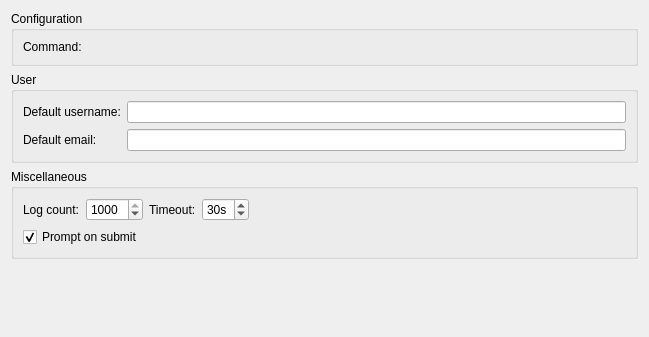
<?xml version="1.0" encoding="UTF-8"?>
<ui version="4.0">
 <class>Bazaar::Internal::OptionsPage</class>
 <widget class="QWidget" name="Bazaar::Internal::OptionsPage">
  <property name="geometry">
   <rect>
    <x>0</x>
    <y>0</y>
    <width>649</width>
    <height>337</height>
   </rect>
  </property>
  <property name="windowTitle">
   <string>Form</string>
  </property>
  <layout class="QVBoxLayout" name="verticalLayout">
   <item>
    <widget class="QGroupBox" name="configGroupBox">
     <property name="title">
      <string>Configuration</string>
     </property>
     <layout class="QFormLayout" name="formLayout_3">
      <item row="0" column="0">
       <widget class="QLabel" name="commandLabel">
        <property name="text">
         <string>Command:</string>
        </property>
       </widget>
      </item>
      <item row="0" column="1">
       <widget class="Utils::PathChooser" name="commandChooser" native="true"/>
      </item>
     </layout>
    </widget>
   </item>
   <item>
    <widget class="QGroupBox" name="userGroupBox">
     <property name="title">
      <string>User</string>
     </property>
     <layout class="QFormLayout" name="formLayout">
      <item row="0" column="0">
       <widget class="QLabel" name="defaultUsernameLabel">
        <property name="toolTip">
         <string>Username to use by default on commit.</string>
        </property>
        <property name="text">
         <string>Default username:</string>
        </property>
       </widget>
      </item>
      <item row="0" column="1">
       <widget class="QLineEdit" name="defaultUsernameLineEdit">
        <property name="toolTip">
         <string>Username to use by default on commit.</string>
        </property>
       </widget>
      </item>
      <item row="1" column="0">
       <widget class="QLabel" name="defaultEmailLabel">
        <property name="toolTip">
         <string>Email to use by default on commit.</string>
        </property>
        <property name="text">
         <string>Default email:</string>
        </property>
       </widget>
      </item>
      <item row="1" column="1">
       <widget class="QLineEdit" name="defaultEmailLineEdit">
        <property name="toolTip">
         <string>Email to use by default on commit.</string>
        </property>
       </widget>
      </item>
     </layout>
    </widget>
   </item>
   <item>
    <widget class="QGroupBox" name="miscGroupBox">
     <property name="title">
      <string>Miscellaneous</string>
     </property>
     <layout class="QGridLayout" name="gridLayout">
      <item row="0" column="0">
       <widget class="QLabel" name="showLogEntriesLabel">
        <property name="text">
         <string>Log count:</string>
        </property>
       </widget>
      </item>
      <item row="0" column="1">
       <widget class="QSpinBox" name="logEntriesCount">
        <property name="toolTip">
         <string>The number of recent commit logs to show. Choose 0 to see all entries.</string>
        </property>
        <property name="maximum">
         <number>1000</number>
        </property>
        <property name="value">
         <number>1000</number>
        </property>
       </widget>
      </item>
      <item row="0" column="2">
       <widget class="QLabel" name="timeoutSecondsLabel">
        <property name="text">
         <string>Timeout:</string>
        </property>
       </widget>
      </item>
      <item row="0" column="3">
       <widget class="QSpinBox" name="timeout">
        <property name="suffix">
         <string>s</string>
        </property>
        <property name="value">
         <number>30</number>
        </property>
       </widget>
      </item>
      <item row="0" column="4">
       <spacer name="horizontalSpacer">
        <property name="orientation">
         <enum>Qt::Horizontal</enum>
        </property>
        <property name="sizeHint" stdset="0">
         <size>
          <width>213</width>
          <height>20</height>
         </size>
        </property>
       </spacer>
      </item>
      <item row="1" column="0" colspan="2">
       <widget class="QCheckBox" name="promptOnSubmitCheckBox">
        <property name="text">
         <string>Prompt on submit</string>
        </property>
        <property name="checked">
         <bool>true</bool>
        </property>
       </widget>
      </item>
     </layout>
    </widget>
   </item>
   <item>
    <spacer name="verticalSpacer">
     <property name="orientation">
      <enum>Qt::Vertical</enum>
     </property>
     <property name="sizeHint" stdset="0">
      <size>
       <width>20</width>
       <height>40</height>
      </size>
     </property>
    </spacer>
   </item>
  </layout>
 </widget>
 <customwidgets>
  <customwidget>
   <class>Utils::PathChooser</class>
   <extends>QWidget</extends>
   <header location="global">utils/pathchooser.h</header>
   <container>1</container>
   <slots>
    <signal>editingFinished()</signal>
    <signal>browsingFinished()</signal>
   </slots>
  </customwidget>
 </customwidgets>
 <resources/>
 <connections/>
</ui>
